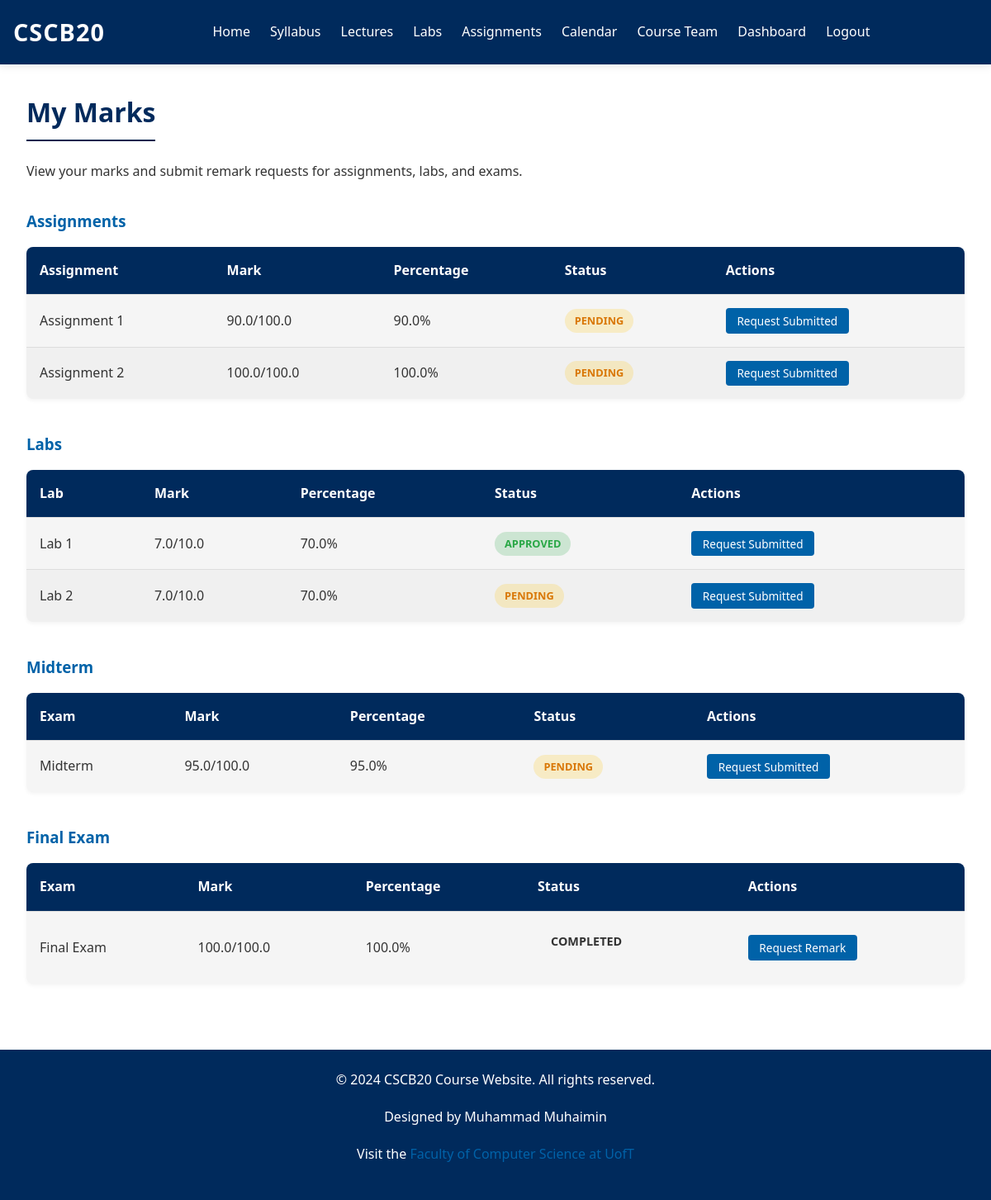
/students/marks (signed in), run on the app's committed database.
### app.py (models this page shows, shortened)
class Assignment(db.Model):
    id = db.Column(db.Integer, primary_key=True)
    name = db.Column(db.String(100), nullable=False)
    type = db.Column(db.String(20), nullable=False)
    max_mark = db.Column(db.Float, nullable=False)
    marks = db.relationship('Mark', backref='assignment', lazy=True)
    remark_requests = db.relationship('RemarkRequest', backref='assignment', lazy=True)

class Mark(db.Model):
    id = db.Column(db.Integer, primary_key=True)
    student_id = db.Column(db.Integer, db.ForeignKey('user.id'), nullable=False)
    assignment_id = db.Column(db.Integer, db.ForeignKey('assignment.id'), nullable=False)
    mark = db.Column(db.Float, nullable=False)

class RemarkRequest(db.Model):
    id = db.Column(db.Integer, primary_key=True)
    student_id = db.Column(db.Integer, db.ForeignKey('user.id'), nullable=False)
    assignment_id = db.Column(db.Integer, db.ForeignKey('assignment.id'), nullable=False)
    reason = db.Column(db.Text, nullable=False)
    status = db.Column(db.String(20), default='pending')
    created_at = db.Column(db.DateTime, default=datetime.utcnow)

### app.py (the view)
    def wrapper(*args, **kwargs):
        if 'user_id' not in session:
            flash('Please log in to access this page', 'info')
            return redirect(url_for('login'))
        return route_function(*args, **kwargs)

### app.py (called while the page is built)
def login_required(route_function):
    def wrapper(*args, **kwargs):
        if 'user_id' not in session:
            flash('Please log in to access this page', 'info')
            return redirect(url_for('login'))
        return route_function(*args, **kwargs)
    wrapper.__name__ = route_function.__name__
    return wrapper

### templates/students/marks.html (shortened to what this page needs)
{% extends 'base.html' %}
{% block content %}
<section class="marks-header">
    <h2>My Marks</h2>
    <p>View your marks and submit remark requests for assignments, labs, and exams.</p>
</section>
<section class="marks-content">
    <div class="marks-section">
        <h3>Assignments</h3>
        {% if marks_by_type['assignments'] %}
        <div class="marks-table-container">
            <table class="marks-table">
                <thead>
                    <tr>
                        <th>Assignment</th>
                        <th>Mark</th>
                        <th>Percentage</th>
                        <th>Status</th>
                        <th>Actions</th>
                    </tr>
                </thead>
                <tbody>
                    {% for mark in marks_by_type['assignments'] %}
                    <tr>
                        <td>{{ mark.name }}</td>
                        <td>{{ mark.mark }}/{{ mark.max_mark }}</td>
                        <td>{{ "%.1f"|format(mark.percentage) }}%</td>
                        <td>
                            {% if mark.has_remark_request %}
                                <span class="remark-status {{ mark.remark_status }}">{{ mark.remark_status|capitalize }}</span>
                            {% else %}
                                <span class="status-badge completed">Completed</span>
                            {% endif %}
                        </td>
                        <td>
                            {% if not mark.has_remark_request %}
                            <button class="button small-button" onclick="openRemarkModal('{{ mark.assignment_id }}')">Request Remark</button>
                            {% else %}
                            <button class="button small-button" disabled>Request Submitted</button>
                            {% endif %}
                        </td>
                    </tr>
                    {% endfor %}
                </tbody>
            </table>
        </div>
        {% else %}
        <div class="no-marks">No assignment marks available.</div>
        {% endif %}
    </div>
    <div class="marks-section">
        <h3>Labs</h3>
        {% if marks_by_type['labs'] %}
        <div class="marks-table-container">
            <table class="marks-table">
                <thead>
                    <tr>
                        <th>Lab</th>
                        <th>Mark</th>
                        <th>Percentage</th>
                        <th>Status</th>
                        <th>Actions</th>
                    </tr>
                </thead>
                <tbody>
                    {% for mark in marks_by_type['labs'] %}
                    <tr>
                        <td>{{ mark.name }}</td>
                        <td>{{ mark.mark }}/{{ mark.max_mark }}</td>
                        <td>{{ "%.1f"|format(mark.percentage) }}%</td>
                        <td>
                            {% if mark.has_remark_request %}
                                <span class="remark-status {{ mark.remark_status }}">{{ mark.remark_status|capitalize }}</span>
                            {% else %}
                                <span class="status-badge completed">Completed</span>
                            {% endif %}
                        </td>
                        <td>
                            {% if not mark.has_remark_request %}
                            <button class="button small-button" onclick="openRemarkModal('{{ mark.assignment_id }}')">Request Remark</button>
                            {% else %}
                            <button class="button small-button" disabled>Request Submitted</button>
                            {% endif %}
                        </td>
                    </tr>
                    {% endfor %}
                </tbody>
            </table>
        </div>
        {% else %}
        <div class="no-marks">No lab marks available.</div>
        {% endif %}
    </div>
    <div class="marks-section">
        <h3>Midterm</h3>
        {% if marks_by_type['midterm'] %}
        <div class="marks-table-container">
            <table class="marks-table">
                <thead>
                    <tr>
                        <th>Exam</th>
                        <th>Mark</th>
                        <th>Percentage</th>
                        <th>Status</th>
                        <th>Actions</th>
                    </tr>
                </thead>
                <tbody>
                    {% for mark in marks_by_type['midterm'] %}
                    <tr>
                        <td>{{ mark.name }}</td>
                        <td>{{ mark.mark }}/{{ mark.max_mark }}</td>
                        <td>{{ "%.1f"|format(mark.percentage) }}%</td>
                        <td>
                            {% if mark.has_remark_request %}
                                <span class="remark-status {{ mark.remark_status }}">{{ mark.remark_status|capitalize }}</span>
                            {% else %}
                                <span class="status-badge completed">Completed</span>
                            {% endif %}
                        </td>
                        <td>
                            {% if not mark.has_remark_request %}
                            <button class="button small-button" onclick="openRemarkModal('{{ mark.assignment_id }}')">Request Remark</button>
                            {% else %}
                            <button class="button small-button" disabled>Request Submitted</button>
                            {% endif %}
                        </td>
                    </tr>
                    {% endfor %}
                </tbody>
            </table>
        </div>
        {% else %}
        <div class="no-marks">No midterm marks available.</div>
        {% endif %}
    </div>
    <div class="marks-section">
        <h3>Final Exam</h3>
        {% if marks_by_type['final'] %}
        <div class="marks-table-container">
            <table class="marks-table">
                <thead>
                    <tr>
                        <th>Exam</th>
                        <th>Mark</th>
                        <th>Percentage</th>
                        <th>Status</th>
                        <th>Actions</th>
                    </tr>
                </thead>
                <tbody>
                    {% for mark in marks_by_type['final'] %}
                    <tr>
                        <td>{{ mark.name }}</td>
                        <td>{{ mark.mark }}/{{ mark.max_mark }}</td>
                        <td>{{ "%.1f"|format(mark.percentage) }}%</td>
                        <td>
                            {% if mark.has_remark_request %}
                                <span class="remark-status {{ mark.remark_status }}">{{ mark.remark_status|capitalize }}</span>
                            {% else %}
                                <span class="status-badge completed">Completed</span>
                            {% endif %}
                        </td>
                        <td>
                            {% if not mark.has_remark_request %}
                            <button class="button small-button" onclick="openRemarkModal('{{ mark.assignment_id }}')">Request Remark</button>
                            {% else %}
                            <button class="button small-button" disabled>Request Submitted</button>
                            {% endif %}
                        </td>
                    </tr>
                    {% endfor %}
                </tbody>
            </table>
        </div>
        {% else %}
        <div class="no-marks">No final exam marks available.</div>
        {% endif %}
    </div>
</section>
{% endblock %}

### static/index.css (style rules this page uses)
:root { --primary-color: #002A5C; --secondary-color: #0062A8; --accent-color: #00204E; --text-color: #333333; --background-color: #ffffff; --card-bg-color: #f5f5f5; --border-color: #dddddd; --header-bg: #002A5C; --header-text: #ffffff; --success-color: #28a745; --warning-color: #ffc107; --danger-color: #dc3545; --info-color: #17a2b8; }
body.light-mode { --primary-color: #002A5C; --secondary-color: #0062A8; --accent-color: #00204E; --text-color: #333333; --background-color: #ffffff; --card-bg-color: #f5f5f5; --border-color: #dddddd; --header-bg: #002A5C; --header-text: #ffffff; --success-color: #28a745; --warning-color: #ffc107; --danger-color: #dc3545; --info-color: #17a2b8; }
* { margin: 0; padding: 0; box-sizing: border-box; }
body { font-family: 'Segoe UI', Tahoma, Geneva, Verdana, sans-serif; line-height: 1.6; color: var(--text-color); background-color: var(--background-color); display: flex; flex-direction: column; min-height: 100vh; transition: background-color 0.3s ease, color 0.3s ease; }
html { scroll-behavior: smooth; scroll-padding-top: 80px; }
section { margin-bottom: 3rem; }
h2 { color: var(--primary-color); margin-bottom: 1.5rem; font-size: 2rem; border-bottom: 2px solid var(--accent-color); padding-bottom: 0.5rem; display: inline-block; }
h3 { margin-bottom: 1rem; color: var(--secondary-color); }
p { margin-bottom: 1.2rem; }
.button { display: inline-block; padding: 0.5rem 1.5rem; background-color: var(--accent-color); color: white; border-radius: 4px; transition: background-color 0.3s ease; border: none; cursor: pointer; font-family: inherit; font-size: 1rem; text-align: center; }
.marks-header { margin-bottom: 2rem; }
.marks-section { margin-bottom: 2.5rem; }
.marks-table-container { overflow-x: auto; background-color: var(--card-bg-color); border-radius: 8px; box-shadow: 0 2px 5px rgba(0, 0, 0, 0.05); }
.marks-table { width: 100%; border-collapse: collapse; }
.marks-table th, .marks-table td { padding: 1rem; text-align: left; border-bottom: 1px solid var(--border-color); }
.marks-table th { background-color: var(--primary-color); color: white; font-weight: 600; }
.marks-table tr:last-child td { border-bottom: none; }
.marks-table tbody tr:nth-child(even) { background-color: rgba(0, 0, 0, 0.02); }
.remark-status { display: inline-block; padding: 0.25rem 0.75rem; border-radius: 20px; font-size: 0.8rem; font-weight: bold; text-transform: uppercase; }
.remark-status.pending { background-color: #fff7e6; color: #d46b08; }
.remark-status.approved { background-color: #e6fff7; color: #28a745; }
.status-badge { display: inline-block; padding: 0.5rem 1rem; border-radius: 20px; font-size: 0.8rem; font-weight: bold; text-transform: uppercase; text-align: center; margin-bottom: 1rem; }
.small-button { padding: 0.25rem 0.75rem; font-size: 0.9rem; }
.status-badge { padding: 0.25rem 0.75rem; border-radius: 20px; font-size: 0.8rem; font-weight: 600; }
.button { display: inline-block; padding: 0.5rem 1rem; background-color: var(--secondary-color); color: white; border-radius: 4px; text-decoration: none; font-weight: 500; transition: background-color 0.3s ease; }
.marks-table-container { overflow-x: auto; background-color: var(--card-bg-color); border-radius: 8px; box-shadow: 0 2px 5px rgba(0, 0, 0, 0.05); margin-bottom: 1rem; }
.marks-table th { background-color: var(--primary-color); color: white; font-weight: 600; position: sticky; top: 0; }
.remark-status.pending { background-color: rgba(255, 193, 7, 0.2); color: #d97706; }
.remark-status.approved { background-color: rgba(40, 167, 69, 0.2); color: var(--success-color); }
.small-button { padding: 0.35rem 0.85rem; font-size: 0.85rem; }
.status-badge { display: inline-block; padding: 0.5rem 1rem; border-radius: 20px; font-size: 0.9rem; font-weight: bold; text-transform: uppercase; text-align: center; margin-bottom: 1rem; }

### data on the page
Assignment: name "Assignment 1", max_mark "100.0"
Mark: mark "90.0"
RemarkRequest: remark_status "PENDING"
Assignment: name "Assignment 2", max_mark "100.0"
Mark: mark "100.0"
RemarkRequest: remark_status "PENDING"
Assignment: name "Lab 1", max_mark "10.0"
Mark: mark "7.0"
RemarkRequest: remark_status "APPROVED"
Assignment: name "Lab 2", max_mark "10.0"
Mark: mark "7.0"
RemarkRequest: remark_status "PENDING"
Assignment: name "Midterm", max_mark "100.0"
Mark: mark "95.0"
RemarkRequest: remark_status "PENDING"
Assignment: name "Final Exam", max_mark "100.0"
Mark: mark "100.0"

### other printed values
{{ "%.1f"|format(mark.percentage) }} "90.0" "100.0"
{{ "%.1f"|format(mark.percentage) }} "70.0" "70.0"
{{ "%.1f"|format(mark.percentage) }} "95.0"
{{ "%.1f"|format(mark.percentage) }} "100.0"
